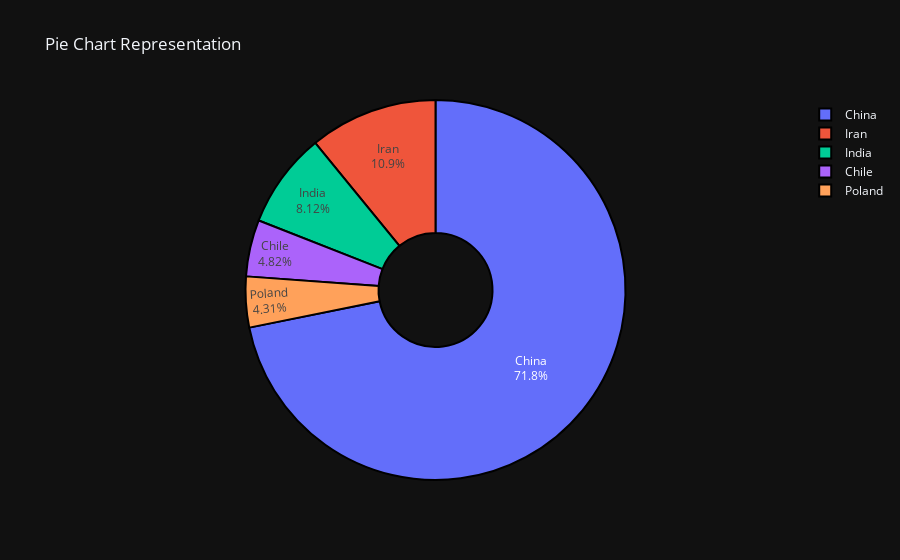

This figure's notebook cell:
### Code cell
import plotly.graph_objects as go
fig_pie = go.Figure()
fig_pie.add_trace(go.Pie(
    labels=freq_ser.index, 
    values=freq_ser.values, 
    hole=0.3, 
    textinfo='percent+label',
    marker=dict(line=dict(color='#000000', width=2))
))

fig_pie.update_layout(
    title='Pie Chart Representation',
    template='plotly_dark'
)

fig_pie.show()

### Figure 1 — Plotly figure (JSON) as saved in the notebook; plotly's stock layout.template omitted (floating-point values rounded to 4 significant figures)
{"data": [{"hole": 0.3, "labels": ["China", "Iran", "India", "Chile", "Poland"], "marker": {"line": {"color": "#000000", "width": 2}}, "textinfo": "percent+label", "type": "pie", "values": [283, 43, 32, 19, 17]}], "layout": {"title": {"text": "Pie Chart Representation"}}}
